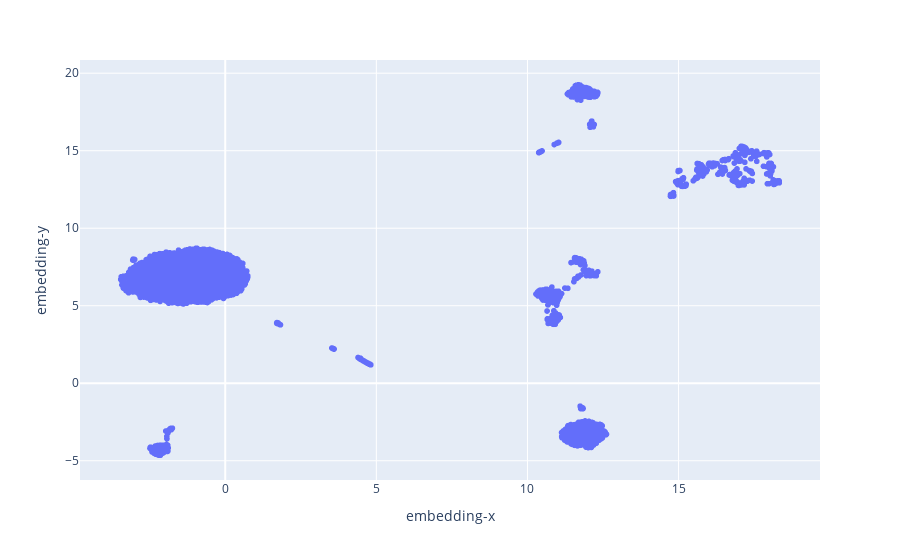

The notebook cell this image was saved under:
### Markdown cell above
### Ploting the embedding

### Code cell
# Load the embeddings from the JSON file
with open("data/embeddings.json") as f:
    df_embeddings = json.load(f)

# Load the sequences from the JSON file
with open("data/sequences.json", encoding="utf8") as f:
    df_sequences = json.load(f)

# Perform dimensionality reduction using UMAP to map high-dimensional embeddings to 2D points
print("mapping")
points = umap.UMAP(n_components=2).fit_transform(np.array(list(df_embeddings.values()))).tolist()
print("mapped")

# Extract case IDs from the embeddings dictionary
case_ids = list(df_embeddings.keys())

# Create a dictionary to store 2D points for each case ID
df_points = {}
for i in range(len(case_ids)):
    df_points[case_ids[i]] = points[i]

# Initialize lists to store data for DataFrame creation
case_ids = []
sequences = []
embeddings_x = []
embeddings_y = []

# Extract data from embeddings and sequences dictionaries
print("extracting data")
for case_id in df_embeddings.keys():
    case_ids.append(case_id)
    embeddings_x.append(df_points[case_id][0])
    embeddings_y.append(df_points[case_id][1])
    sequences.append(df_sequences[case_id])

# Create a DataFrame to hold the extracted data
df = pd.DataFrame({"id":case_ids, "embedding-x":embeddings_x, "embedding-y":embeddings_y, "sequences":sequences})

# Plot the data using Plotly for an interactive scatter plot
print("plotting")
fig = px.scatter(df, x='embedding-x', y='embedding-y', custom_data=["sequences"])
fig.update_traces(hovertemplate="<br>".join(["%{customdata[0]}"]))
fig.show()

### Figure 1 — Plotly figure (JSON) as saved in the notebook; plotly's stock layout.template omitted (floating-point values rounded to 4 significant figures; data arrays with more than 128 entries replaced by an {"elided": "..."} marker saying what was removed)
{"data": [{"customdata": {"elided": "4580 rows, 21348 str values in total"}, "hovertemplate": "%{customdata[0]}", "legendgroup": "", "marker": {"color": "#636efa", "symbol": "circle"}, "mode": "markers", "name": "", "showlegend": false, "type": "scattergl", "x": {"elided": "4580 float values"}, "xaxis": "x", "y": {"elided": "4580 float values"}, "yaxis": "y"}], "layout": {"autosize": true, "legend": {"tracegroupgap": 0}, "margin": {"t": 60}, "xaxis": {"anchor": "y", "autorange": true, "domain": [0, 1], "range": [-4.776, 19.65], "title": {"text": "embedding-x"}, "type": "linear"}, "yaxis": {"anchor": "x", "autorange": true, "domain": [0, 1], "range": [-6.494, 21.11], "title": {"text": "embedding-y"}, "type": "linear"}}}
